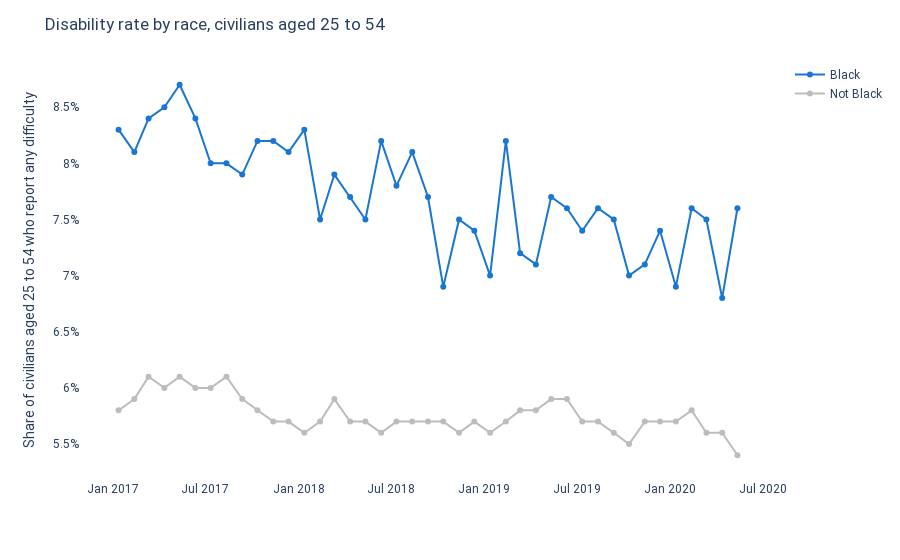

The cell this chart's notebook holds for it:
### Markdown cell above
Black people are also about 30 percent more likely to have a disability than non-Black people, with rates of about 7.5 percent compared to 5.7 percent, respectively. Small samples make this a noisy signal on a month-to-month basis: only 301 of the 36,000 prime-age civilian respondents in the April 2020 survey reported being Black and having a disability.

### Code cell
line_graph(race_disability, x='date', y='disability_rate_round', color='black',
           title='Disability rate by race, civilians aged 25 to 54',
           yaxis_title=
           'Share of civilians aged 25 to 54 who report any difficulty')

### Figure 1 — Plotly figure (JSON) as saved in the notebook; plotly's stock layout.template omitted (floating-point values rounded to 4 significant figures)
{"data": [{"legendgroup": "Black", "line": {"color": "#1976D2", "dash": "solid"}, "mode": "markers+lines", "name": "Black", "orientation": "v", "showlegend": true, "type": "scatter", "x": ["2017-01-12T00:00:00", "2017-02-12T00:00:00", "2017-03-12T00:00:00", "2017-04-12T00:00:00", "2017-05-12T00:00:00", "2017-06-12T00:00:00", "2017-07-12T00:00:00", "2017-08-12T00:00:00", "2017-09-12T00:00:00", "2017-10-12T00:00:00", "2017-11-12T00:00:00", "2017-12-12T00:00:00", "2018-01-12T00:00:00", "2018-02-12T00:00:00", "2018-03-12T00:00:00", "2018-04-12T00:00:00", "2018-05-12T00:00:00", "2018-06-12T00:00:00", "2018-07-12T00:00:00", "2018-08-12T00:00:00", "2018-09-12T00:00:00", "2018-10-12T00:00:00", "2018-11-12T00:00:00", "2018-12-12T00:00:00", "2019-01-12T00:00:00", "2019-02-12T00:00:00", "2019-03-12T00:00:00", "2019-04-12T00:00:00", "2019-05-12T00:00:00", "2019-06-12T00:00:00", "2019-07-12T00:00:00", "2019-08-12T00:00:00", "2019-09-12T00:00:00", "2019-10-12T00:00:00", "2019-11-12T00:00:00", "2019-12-12T00:00:00", "2020-01-12T00:00:00", "2020-02-12T00:00:00", "2020-03-12T00:00:00", "2020-04-12T00:00:00", "2020-05-12T00:00:00"], "xaxis": "x", "y": [8.3, 8.1, 8.4, 8.5, 8.7, 8.4, 8, 8, 7.9, 8.2, 8.2, 8.1, 8.3, 7.5, 7.9, 7.7, 7.5, 8.2, 7.8, 8.1, 7.7, 6.9, 7.5, 7.4, 7, 8.2, 7.2, 7.1, 7.7, 7.6, 7.4, 7.6, 7.5, 7, 7.1, 7.4, 6.9, 7.6, 7.5, 6.8, 7.6], "yaxis": "y"}, {"legendgroup": "Not Black", "line": {"color": "#BDBDBD", "dash": "solid"}, "mode": "markers+lines", "name": "Not Black", "orientation": "v", "showlegend": true, "type": "scatter", "x": ["2017-01-12T00:00:00", "2017-02-12T00:00:00", "2017-03-12T00:00:00", "2017-04-12T00:00:00", "2017-05-12T00:00:00", "2017-06-12T00:00:00", "2017-07-12T00:00:00", "2017-08-12T00:00:00", "2017-09-12T00:00:00", "2017-10-12T00:00:00", "2017-11-12T00:00:00", "2017-12-12T00:00:00", "2018-01-12T00:00:00", "2018-02-12T00:00:00", "2018-03-12T00:00:00", "2018-04-12T00:00:00", "2018-05-12T00:00:00", "2018-06-12T00:00:00", "2018-07-12T00:00:00", "2018-08-12T00:00:00", "2018-09-12T00:00:00", "2018-10-12T00:00:00", "2018-11-12T00:00:00", "2018-12-12T00:00:00", "2019-01-12T00:00:00", "2019-02-12T00:00:00", "2019-03-12T00:00:00", "2019-04-12T00:00:00", "2019-05-12T00:00:00", "2019-06-12T00:00:00", "2019-07-12T00:00:00", "2019-08-12T00:00:00", "2019-09-12T00:00:00", "2019-10-12T00:00:00", "2019-11-12T00:00:00", "2019-12-12T00:00:00", "2020-01-12T00:00:00", "2020-02-12T00:00:00", "2020-03-12T00:00:00", "2020-04-12T00:00:00", "2020-05-12T00:00:00"], "xaxis": "x", "y": [5.8, 5.9, 6.1, 6, 6.1, 6, 6, 6.1, 5.9, 5.8, 5.7, 5.7, 5.6, 5.7, 5.9, 5.7, 5.7, 5.6, 5.7, 5.7, 5.7, 5.7, 5.6, 5.7, 5.6, 5.7, 5.8, 5.8, 5.9, 5.9, 5.7, 5.7, 5.6, 5.5, 5.7, 5.7, 5.7, 5.8, 5.6, 5.6, 5.4], "yaxis": "y"}], "layout": {"font": {"family": "Roboto"}, "hovermode": "x", "legend": {"title": {"text": ""}, "tracegroupgap": 0}, "margin": {"t": 60}, "plot_bgcolor": "white", "title": {"text": "Disability rate by race, civilians aged 25 to 54"}, "xaxis": {"anchor": "y", "domain": [0, 1], "title": {"text": ""}}, "yaxis": {"anchor": "x", "domain": [0, 1], "ticksuffix": "%", "title": {"text": "Share of civilians aged 25 to 54 who report any difficulty"}}}}
